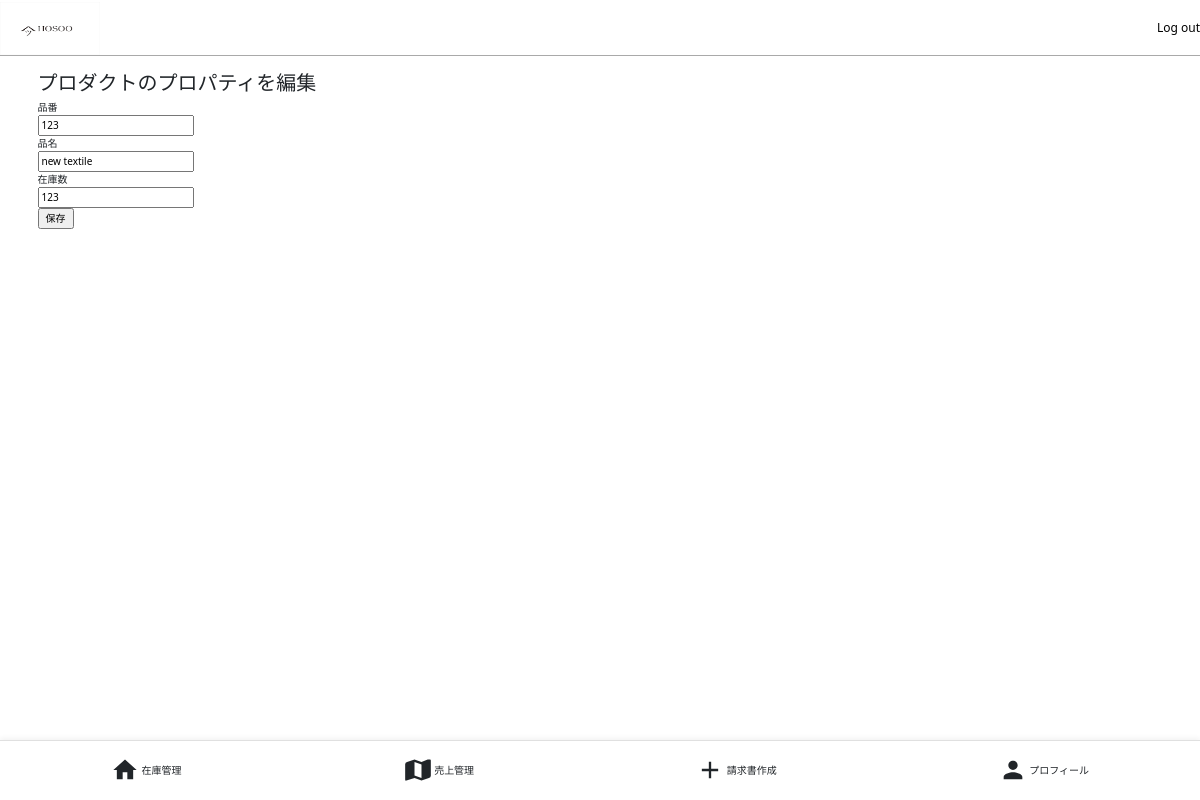
Page /edit_product/1 (signed in) on the committed database.
### app/models.py (models this page shows)
class Product(db.Model):
    id = db.Column(db.Integer, primary_key=True)
    item_number = db.Column(db.String(120), unique=True, nullable=False)
    name = db.Column(db.String(128), nullable=False)
    stock_quantity = db.Column(db.Integer, nullable=False, default=0)
    last_updated = db.Column(db.DateTime, default=datetime.utcnow, onupdate=datetime.utcnow)

### app/routes.py (the view)
@main.route('/edit_product/<int:product_id>', methods=['GET','POST'])
@login_required
def edit_product(product_id):
    product = Product.query.get_or_404(product_id)
    form = ProductForm()
    if form.validate_on_submit():
        product.item_number = form.item_number.data
        product.name = form.name.data
        product.stock_quantity = form.stock_quantity.data
        db.session.commit()
        flash('プロダクが更新されました')
        return redirect(url_for('main.products'))
    elif request.method == 'GET':
        form.item_number.data = product.item_number
        form.name.data = product.name
        form.stock_quantity.data = product.stock_quantity
    return render_template('edit_product.html', title='プロダクト編集', form=form)

### app/forms.py (shortened to what this page needs)
class ProductForm(FlaskForm):
    item_number = StringField('品番', validators=[DataRequired()])
    name = StringField('品名', validators=[DataRequired()])
    stock_quantity = IntegerField('在庫数', validators=[DataRequired(), NumberRange(min=0)])
    submit = SubmitField('保存')

### app/models.py (called while the page is built)
@login_manager.user_loader
def load_user(user_id):
    return User.query.get(int(user_id))

### app/templates/edit_product.html (shortened to what this page needs)
{% extends "base.html" %}
{% block content %}
<div class="add-product-container form-container">
    <h2>プロダクトのプロパティを編集</h2>
    <form action="" method="post" novalidate>
        <div class="form-step">
            <div class="form-group">
                {{ form.item_number.label }}<br>
                {{ form.item_number(class="integer-input") }}
            </div>
            <div class="form-group">
                {{ form.name.label }}<br>
                {{ form.name(class="textarea-input") }}
            </div>
            <div class="form-group">
                {{ form.stock_quantity.label }}<br>
                {{ form.stock_quantity(class="Integer-input") }}
            </div>
            <div class="form-submit-area">
                {{ form.submit(class="submit-btn")}}
            </div>
        </div>
    </form>
</div>
{% endblock %}

### app/static/css/style.css (style rules this page uses)
html { font-size: 62.5%; }
body { margin: 0 4%; font-family: 'Noto serif JP', 'Times New Roman', serif; background-color: #f0f2f5; font-size: 1.6rem; line-height: 1.5; padding-bottom: 70px; }
h2 { font-size: clamp(2.0rem, 3vw, 3.2rem); }

### rows in the picture
Product: item_number "123", name "new textile", stock_quantity "123"
